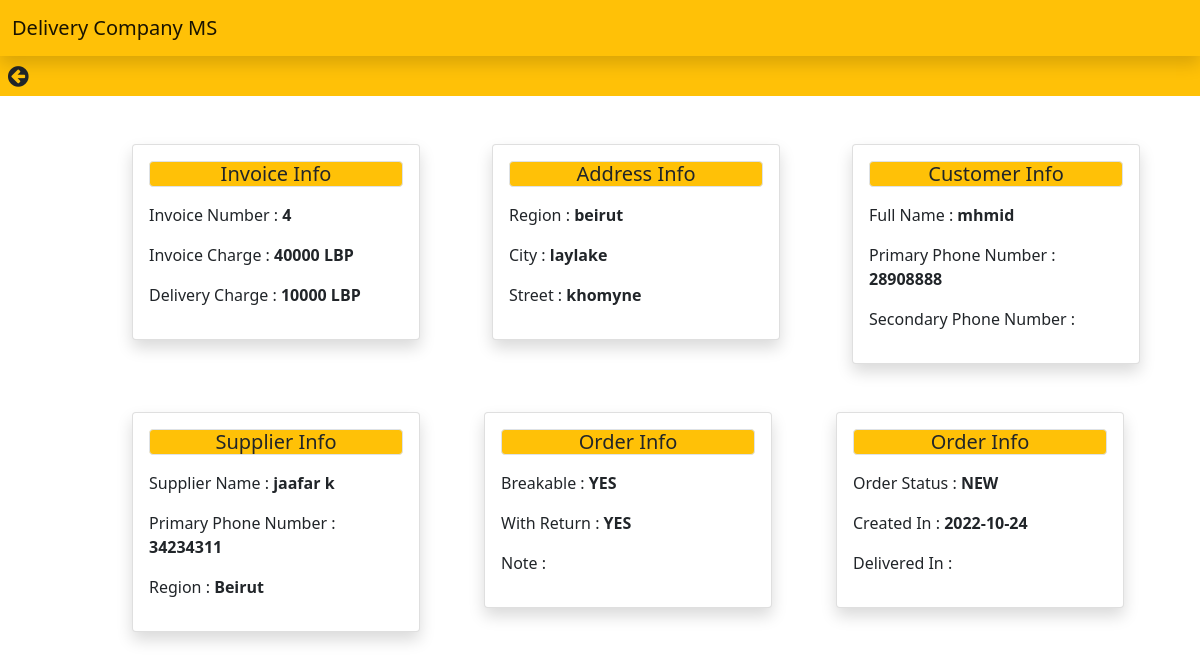
/MyProject/user/details.php?id=4, run on the app's committed database.
### tables this page shows
CREATE TABLE `invoice` (
  `invoice_number` int(11) NOT NULL,
  `invoice_charge` varchar(10) NOT NULL,
  `delivery_charge` varchar(10) NOT NULL,
  `note` text NOT NULL,
  `order_status` varchar(10) NOT NULL,
  `insert_date` date NOT NULL,
  `currency` varchar(10) NOT NULL,
  `currency1` varchar(10) NOT NULL,
  `breakable` tinyint(1) NOT NULL,
  `returnn` tinyint(1) NOT NULL,
  `supplier_name` varchar(20) NOT NULL,
  `invoice_region` varchar(20) NOT NULL
);

CREATE TABLE `address1` (
  `region` varchar(20) NOT NULL,
  `city` varchar(20) NOT NULL,
  `street` varchar(30) NOT NULL,
  `invoice_no` int(11) NOT NULL
);

CREATE TABLE `customer` (
  `full_name1` varchar(20) NOT NULL,
  `primary_phone_number` varchar(10) NOT NULL,
  `secondary_phone_number` varchar(10) NOT NULL,
  `invoice_id` int(11) NOT NULL,
  `supp_name` varchar(20) NOT NULL
);

CREATE TABLE `supplier` (
  `full_name` varchar(20) NOT NULL,
  `primary_phone_number` varchar(10) NOT NULL,
  `username` varchar(20) NOT NULL,
  `password` varchar(20) NOT NULL,
  `region` varchar(20) NOT NULL,
  `city` varchar(20) NOT NULL,
  `street` varchar(20) NOT NULL
);

### MyProject/user/details.php (the view, shortened to what this page needs)
<?php
 include 'config.php';
      $invoice_number=$_GET['id'];
      $sql="select * FROM invoice WHERE invoice_number= '$invoice_number'";
      $result=mysqli_query($conn,$sql);
    while($row = mysqli_fetch_assoc($result)){
        $invoice_chrg=$row['invoice_charge']." ".$row['currency'];
        $invoice_number=$row['invoice_number'];
        $delivery_chrg=$row['delivery_charge']." ".$row['currency1'];
        $note=$row['note'];
        $order=$row['order_status'];
        $date=$row['insert_date'];
        if($row['returnn']==0){
            $return="YES";
          }
          else{$return="NO";}
          if($row['breakable']==0){
            $breakable="YES";
          }
          else{$breakable="NO";}
    $sql="SELECT invoice.*, customer.* FROM invoice  INNER JOIN customer ON invoice_number= invoice_ID WHERE invoice_number= '$invoice_number' ";
  $result=mysqli_query($conn,$sql);
  $row= mysqli_fetch_array($result);
  $full_name=$row['full_name1'];
  $primary_phone_number=$row['primary_phone_number'];
  $secondary_phone_number=$row['secondary_phone_number'];
  $sql="SELECT invoice.*, address1.* FROM invoice  INNER JOIN address1 ON invoice_number= invoice_no WHERE invoice_number= '$invoice_number' ";
  $result=mysqli_query($conn,$sql);
  $row= mysqli_fetch_array($result);
  $region=$row['region'];
  $city=$row['city'];
  $street=$row['street'];
  $sql="SELECT invoice.*, supplier.* FROM invoice  INNER JOIN supplier ON supplier_name= full_name WHERE invoice_number= '$invoice_number' ";
  $result=mysqli_query($conn,$sql);
  $row= mysqli_fetch_array($result);
  $full_name1=$row['full_name'];
  $primary_phone_number1=$row['primary_phone_number'];
  $region1=$row['region'];
    }
?>
<html>
<head>
        <nav class="navbar navbar-light bg-warning shadow font1 ">
        <div class="container-fluid ">
          <a class="navbar-brand " href="#">Delivery Company MS</a>
    <link rel="stylesheet" href="https://cdnjs.cloudflare.com/ajax/libs/font-awesome/4.7.0/css/font-awesome.min.css">
    <link href="https://cdn.jsdelivr.net/npm/bootstrap@5.1.3/dist/css/bootstrap.min.css " rel="stylesheet">
    <link rel="stylesheet" href="https://cdnjs.cloudflare.com/ajax/libs/font-awesome/4.7.0/css/font-awesome.min.css">
    <link href="https://cdn.jsdelivr.net/npm/bootstrap@5.1.3/dist/css/bootstrap.min.css " rel="stylesheet">
  </head>
      <div class="bg-warning" style="height: 40px;">
      <i class="fa fa-arrow-circle-left ms-2 mt-2 cursor" style="font-size:24px" onclick="history.back()" ></i>
      </div>
   <div style= " margin-left: 120px;">
      <div class="container mt-5">
        <div class="row">
        <div class="col">
           <div class="card shadow " style="width: 18rem;">
           <div class="card-body">
            <h5 class="card-title bg-warning border rounded" style="text-align: center;">Invoice Info</h5>
            <div class="mt-3">
            <p>Invoice Number : <b><?php echo $invoice_number; ?> </b></p>
            <p>Invoice Charge : <b><?php echo $invoice_chrg; ?> </b></p>
            <p>Delivery Charge : <b><?php echo $delivery_chrg; ?> </b></p>
            </div>
            </div>
            </div>
        </div>
        <div class="col">
           <div class="card shadow" style="width: 18rem;">
           <div class="card-body">
            <h5 class="card-title bg-warning border rounded" style="text-align: center;">Address Info</h5>
            <div class="mt-3">
            <p>Region : <b><?php echo $region; ?> </b></p>
            <p>City : <b><?php echo $city; ?> </b></p>
            <p>Street : <b><?php echo $street; ?> </b></p>
            </div>
            </div>
            </div>
        </div>
        <div class="col">
           <div class="card shadow" style="width: 18rem;">
           <div class="card-body">
            <h5 class="card-title bg-warning border rounded" style="text-align: center;">Customer Info</h5>
            <div class="mt-3">
            <p>Full Name : <b><?php echo $full_name; ?> </b></p>
            <p>Primary Phone Number : <b><?php echo $primary_phone_number; ?> </b></p>
            <p>Secondary Phone Number : <b><?php echo $secondary_phone_number; ?> </b></p>
            </div>
            </div>
            </div>
        </div>
        <div class="row mt-5">
        <div class="col">
           <div class="card shadow" style="width: 18rem;">
           <div class="card-body">
            <h5 class="card-title bg-warning border rounded" style="text-align: center;">Supplier Info</h5>
            <div class="mt-3">
            <p>Supplier Name : <b><?php echo $full_name1; ?> </b></p>
            <p>Primary Phone Number : <b><?php echo $primary_phone_number1; ?> </b></p>
            <p>Region : <b><?php echo $region1; ?> </b></p>
            </div>
            </div>
            </div>
        </div>
        <div class="col">
           <div class="card shadow" style="width: 18rem;">
           <div class="card-body">
            <h5 class="card-title bg-warning border rounded" style="text-align: center;">Order Info</h5>
            <div class="mt-3">
            <p>Breakable : <b><?php echo $breakable; ?> </b></p>
            <p>With Return : <b><?php echo $return; ?> </b></p>
            <p>Note : <b><?php echo $note; ?> </b></p>
            </div>
            </div>
            </div>
        </div>
        <div class="col">
           <div class="card shadow" style="width: 18rem;">
           <div class="card-body">
            <h5 class="card-title bg-warning border rounded" style="text-align: center;">Order Info</h5>
            <div class="mt-3">
            <p>Order Status : <b><?php echo $order ?> </b></p>
            <p>Created In : <b><?php echo $date; ?> </b></p>
            <p>Delivered In : <b><?php  ?> </b></p>
            </div>
            </div>
            </div>
        </div>
        </div>
        </div>
</div>
      </div>
    </html>

### data on the page
invoice: invoice_number "4", invoice_chrg "40000 LBP", delivery_chrg "10000 LBP", supplier.full_name "jaafar k", supplier.primary_phone_number "34234311", supplier.region "Beirut", breakable "YES", returnn "YES", order_status "NEW", insert_date "2022-10-24"
address1: region "beirut", city "laylake", street "khomyne"
customer: full_name1 "mhmid", primary_phone_number "28908888"
